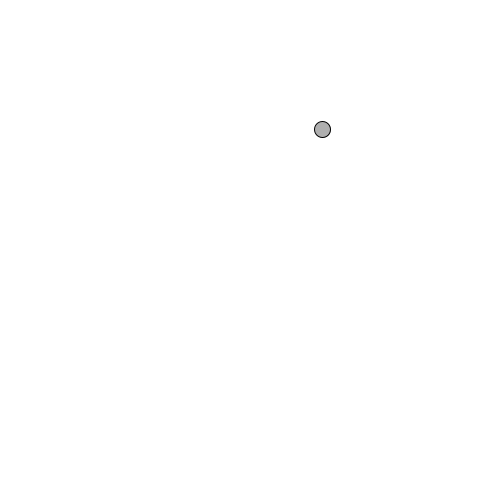
Frame 1 (no input)
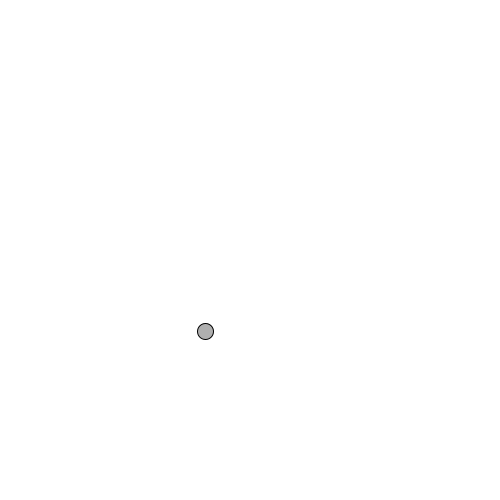
Frame 60 (the mouse pressed at the canvas centre just before this capture)
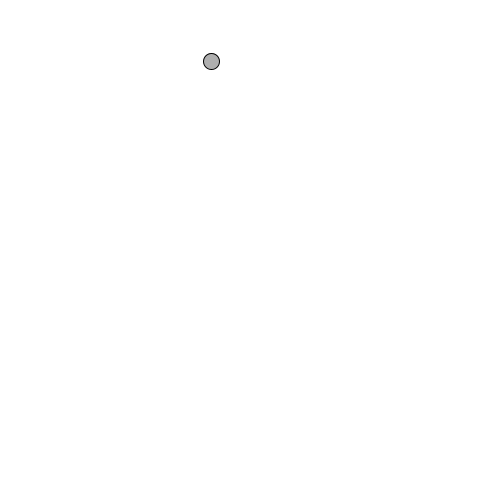
Frame 120 (the mouse held since frame 60 and released just before this capture)

The Processing sketch that drew these frames (run headless with seeded random() and noise(); from frame 60 on, the mouse is pressed at the canvas centre):

// Processing sketch: NOC_ChapterI_Vectors_Acceleration
// ── NOC_ChapterI_Vectors_Acceleration.pde
Mover mover;

void setup(){
 size(500,500);
 smooth();
 mover = new Mover();
 //Static Functions
 PVector v = new PVector(1,5);
 PVector u = PVector.mult(v,2);
 PVector w = PVector.sub(v,u);
 println(w.div(3));
}

void draw(){
  
  background(255);
  mover.update();
  mover.checkEdges();
  mover.display();
  
  
}

// ── Mover.pde
class Mover{
 PVector location;
 PVector velocity;
 PVector acceleration;  
 Mover(){
   location = new PVector(random(width),random(height));
   velocity = new PVector(0,0);
   acceleration = new PVector(0,0);
 }
 
 void update(){ //Calculates the Math behind the Motion
   PVector mouse = new PVector(mouseX,mouseY);
   mouse.sub(location); 
   mouse.setMag(0.5);
   //acceleration = PVector.random2D();
   acceleration = mouse;
   //println(acceleration);
   velocity.add(acceleration);
   location.add(velocity); 
   velocity.limit(15);
 }
 
 void display(){ //Displays the Motion
  stroke(0);
  fill(175);
  ellipse(location.x, location.y, 16,16);
  
 }
 
 void checkEdges(){ //Spatial Boundary conditions
  if (location.x > width){
    location.x = 0;
  } else if (location.x < 0){
    location.x = width;
  }
  if (location.y > height){
    location.y = 0;
  } else if (location.y < 0){
    location.y = height;
  }
  
 }
 
}
